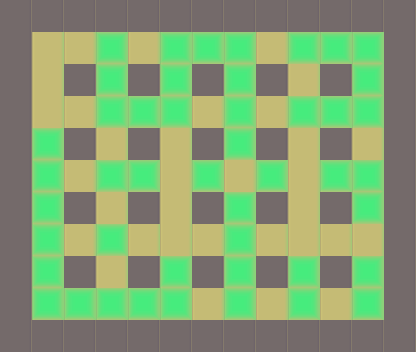

Rendered tile map (Tiled .tmx) drawn with the repository's tilesets; below, a short description and the full map source, tile grids included:
An orthogonal 13x11 tile map with 32x32 px tiles, 2 tile layers (base, piedras).

<map version="1.0" orientation="orthogonal" renderorder="right-down" width="13" height="11" tilewidth="32" tileheight="32" nextobjectid="1">
 <properties>
  <property name="nombre" value="Nivel 10" />
 </properties>
 <tileset firstgid="1" name="tile" tilewidth="32" tileheight="32" tilecount="3">
  <image source="../tilebase.png" width="96" height="32" />
  <terraintypes>
   <terrain name="New Terrain" tile="-1" />
  </terraintypes>
 </tileset>
 <layer name="base" width="13" height="11">
  <data>
   <tile gid="1" />
   <tile gid="1" />
   <tile gid="1" />
   <tile gid="1" />
   <tile gid="1" />
   <tile gid="1" />
   <tile gid="1" />
   <tile gid="1" />
   <tile gid="1" />
   <tile gid="1" />
   <tile gid="1" />
   <tile gid="1" />
   <tile gid="1" />
   <tile gid="1" />
   <tile gid="2" />
   <tile gid="2" />
   <tile gid="2" />
   <tile gid="2" />
   <tile gid="2" />
   <tile gid="2" />
   <tile gid="2" />
   <tile gid="2" />
   <tile gid="2" />
   <tile gid="2" />
   <tile gid="2" />
   <tile gid="1" />
   <tile gid="1" />
   <tile gid="2" />
   <tile gid="1" />
   <tile gid="2" />
   <tile gid="1" />
   <tile gid="2" />
   <tile gid="1" />
   <tile gid="2" />
   <tile gid="1" />
   <tile gid="2" />
   <tile gid="1" />
   <tile gid="2" />
   <tile gid="1" />
   <tile gid="1" />
   <tile gid="2" />
   <tile gid="2" />
   <tile gid="2" />
   <tile gid="2" />
   <tile gid="2" />
   <tile gid="2" />
   <tile gid="2" />
   <tile gid="2" />
   <tile gid="2" />
   <tile gid="2" />
   <tile gid="2" />
   <tile gid="1" />
   <tile gid="1" />
   <tile gid="2" />
   <tile gid="1" />
   <tile gid="2" />
   <tile gid="1" />
   <tile gid="2" />
   <tile gid="1" />
   <tile gid="2" />
   <tile gid="1" />
   <tile gid="2" />
   <tile gid="1" />
   <tile gid="2" />
   <tile gid="1" />
   <tile gid="1" />
   <tile gid="2" />
   <tile gid="2" />
   <tile gid="2" />
   <tile gid="2" />
   <tile gid="2" />
   <tile gid="2" />
   <tile gid="2" />
   <tile gid="2" />
   <tile gid="2" />
   <tile gid="2" />
   <tile gid="2" />
   <tile gid="1" />
   <tile gid="1" />
   <tile gid="2" />
   <tile gid="1" />
   <tile gid="2" />
   <tile gid="1" />
   <tile gid="2" />
   <tile gid="1" />
   <tile gid="2" />
   <tile gid="1" />
   <tile gid="2" />
   <tile gid="1" />
   <tile gid="2" />
   <tile gid="1" />
   <tile gid="1" />
   <tile gid="2" />
   <tile gid="2" />
   <tile gid="2" />
   <tile gid="2" />
   <tile gid="2" />
   <tile gid="2" />
   <tile gid="2" />
   <tile gid="2" />
   <tile gid="2" />
   <tile gid="2" />
   <tile gid="2" />
   <tile gid="1" />
   <tile gid="1" />
   <tile gid="2" />
   <tile gid="1" />
   <tile gid="2" />
   <tile gid="1" />
   <tile gid="2" />
   <tile gid="1" />
   <tile gid="2" />
   <tile gid="1" />
   <tile gid="2" />
   <tile gid="1" />
   <tile gid="2" />
   <tile gid="1" />
   <tile gid="1" />
   <tile gid="2" />
   <tile gid="2" />
   <tile gid="2" />
   <tile gid="2" />
   <tile gid="2" />
   <tile gid="2" />
   <tile gid="2" />
   <tile gid="2" />
   <tile gid="2" />
   <tile gid="2" />
   <tile gid="2" />
   <tile gid="1" />
   <tile gid="1" />
   <tile gid="1" />
   <tile gid="1" />
   <tile gid="1" />
   <tile gid="1" />
   <tile gid="1" />
   <tile gid="1" />
   <tile gid="1" />
   <tile gid="1" />
   <tile gid="1" />
   <tile gid="1" />
   <tile gid="1" />
   <tile gid="1" />
  </data>
 </layer>
 <layer name="piedras" width="13" height="11">
  <data>
   <tile gid="0" />
   <tile gid="0" />
   <tile gid="0" />
   <tile gid="0" />
   <tile gid="0" />
   <tile gid="0" />
   <tile gid="0" />
   <tile gid="0" />
   <tile gid="0" />
   <tile gid="0" />
   <tile gid="0" />
   <tile gid="0" />
   <tile gid="0" />
   <tile gid="0" />
   <tile gid="0" />
   <tile gid="0" />
   <tile gid="3" />
   <tile gid="0" />
   <tile gid="3" />
   <tile gid="3" />
   <tile gid="3" />
   <tile gid="0" />
   <tile gid="3" />
   <tile gid="3" />
   <tile gid="3" />
   <tile gid="0" />
   <tile gid="0" />
   <tile gid="0" />
   <tile gid="0" />
   <tile gid="3" />
   <tile gid="0" />
   <tile gid="3" />
   <tile gid="0" />
   <tile gid="3" />
   <tile gid="0" />
   <tile gid="0" />
   <tile gid="0" />
   <tile gid="3" />
   <tile gid="0" />
   <tile gid="0" />
   <tile gid="0" />
   <tile gid="0" />
   <tile gid="3" />
   <tile gid="3" />
   <tile gid="3" />
   <tile gid="0" />
   <tile gid="3" />
   <tile gid="0" />
   <tile gid="3" />
   <tile gid="3" />
   <tile gid="3" />
   <tile gid="0" />
   <tile gid="0" />
   <tile gid="3" />
   <tile gid="0" />
   <tile gid="0" />
   <tile gid="0" />
   <tile gid="0" />
   <tile gid="0" />
   <tile gid="3" />
   <tile gid="0" />
   <tile gid="0" />
   <tile gid="0" />
   <tile gid="0" />
   <tile gid="0" />
   <tile gid="0" />
   <tile gid="3" />
   <tile gid="0" />
   <tile gid="3" />
   <tile gid="3" />
   <tile gid="0" />
   <tile gid="3" />
   <tile gid="0" />
   <tile gid="3" />
   <tile gid="0" />
   <tile gid="3" />
   <tile gid="3" />
   <tile gid="0" />
   <tile gid="0" />
   <tile gid="3" />
   <tile gid="0" />
   <tile gid="0" />
   <tile gid="0" />
   <tile gid="0" />
   <tile gid="0" />
   <tile gid="3" />
   <tile gid="0" />
   <tile gid="0" />
   <tile gid="0" />
   <tile gid="3" />
   <tile gid="0" />
   <tile gid="0" />
   <tile gid="3" />
   <tile gid="0" />
   <tile gid="3" />
   <tile gid="0" />
   <tile gid="0" />
   <tile gid="0" />
   <tile gid="3" />
   <tile gid="0" />
   <tile gid="0" />
   <tile gid="0" />
   <tile gid="0" />
   <tile gid="0" />
   <tile gid="0" />
   <tile gid="3" />
   <tile gid="0" />
   <tile gid="0" />
   <tile gid="0" />
   <tile gid="3" />
   <tile gid="0" />
   <tile gid="3" />
   <tile gid="0" />
   <tile gid="3" />
   <tile gid="0" />
   <tile gid="3" />
   <tile gid="0" />
   <tile gid="0" />
   <tile gid="3" />
   <tile gid="3" />
   <tile gid="3" />
   <tile gid="3" />
   <tile gid="3" />
   <tile gid="0" />
   <tile gid="3" />
   <tile gid="0" />
   <tile gid="3" />
   <tile gid="0" />
   <tile gid="3" />
   <tile gid="0" />
   <tile gid="0" />
   <tile gid="0" />
   <tile gid="0" />
   <tile gid="0" />
   <tile gid="0" />
   <tile gid="0" />
   <tile gid="0" />
   <tile gid="0" />
   <tile gid="0" />
   <tile gid="0" />
   <tile gid="0" />
   <tile gid="0" />
   <tile gid="0" />
  </data>
 </layer>
</map>
